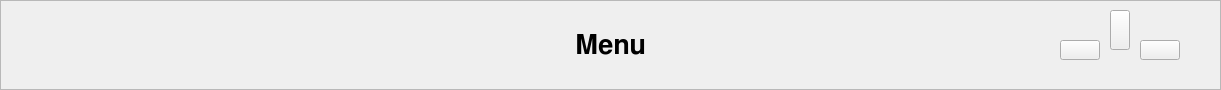
  <widget class="QFrame" name="topFrame">
   <property name="geometry">
    <rect>
     <x>0</x>
     <y>0</y>
     <width>1221</width>
     <height>90</height>
    </rect>
   </property>
   <property name="styleSheet">
    <string notr="true"/>
   </property>
   <property name="frameShape">
    <enum>QFrame::StyledPanel</enum>
   </property>
   <property name="frameShadow">
    <enum>QFrame::Raised</enum>
   </property>
   <widget class="QPushButton" name="topNavigPushButton">
    <property name="geometry">
     <rect>
      <x>1110</x>
      <y>10</y>
      <width>20</width>
      <height>40</height>
     </rect>
    </property>
    <property name="styleSheet">
     <string notr="true">QPushButton {
border-image: url(:/images/arrow_top_blue.png);
}
QPushButton::pressed {
border-image: url(:/images/arrow_top_blue_pressed.png);
}

</string>
    </property>
    <property name="text">
     <string/>
    </property>
   </widget>
   <widget class="QPushButton" name="leftNavigPushButton">
    <property name="geometry">
     <rect>
      <x>1060</x>
      <y>40</y>
      <width>40</width>
      <height>20</height>
     </rect>
    </property>
    <property name="styleSheet">
     <string notr="true">QPushButton {
border-image: url(:/images/arrow_left_blue.png);
}
QPushButton::pressed {
border-image: url(:/images/arrow_left_blue_pressed.png);
}
</string>
    </property>
    <property name="text">
     <string/>
    </property>
   </widget>
   <widget class="QPushButton" name="rightNavigPushButton">
    <property name="geometry">
     <rect>
      <x>1140</x>
      <y>40</y>
      <width>40</width>
      <height>20</height>
     </rect>
    </property>
    <property name="styleSheet">
     <string notr="true">QPushButton {
border-image: url(:/images/arrow_right_blue.png);
}

QPushButton::pressed {
border-image: url(:/images/arrow_right_blue_pressed.png);
}

</string>
    </property>
    <property name="text">
     <string/>
    </property>
   </widget>
   <widget class="QLabel" name="pageLabel">
    <property name="geometry">
     <rect>
      <x>330</x>
      <y>30</y>
      <width>561</width>
      <height>31</height>
     </rect>
    </property>
    <property name="font">
     <font>
      <family>FreeSans</family>
      <pointsize>20</pointsize>
      <bold>true</bold>
     </font>
    </property>
    <property name="styleSheet">
     <string notr="true"/>
    </property>
    <property name="text">
     <string>Menu</string>
    </property>
    <property name="alignment">
     <set>Qt::AlignCenter</set>
    </property>
   </widget>
   <widget class="QWidget" name="horizontalLayoutWidget_5">
    <property name="geometry">
     <rect>
      <x>20</x>
      <y>10</y>
      <width>361</width>
      <height>61</height>
     </rect>
    </property>
    <layout class="QHBoxLayout" name="horizontalLayout_4">
     <item>
      <widget class="QPushButton" name="quitPushButton">
       <property name="minimumSize">
        <size>
         <width>50</width>
         <height>50</height>
        </size>
       </property>
       <property name="maximumSize">
        <size>
         <width>50</width>
         <height>50</height>
        </size>
       </property>
       <property name="styleSheet">
        <string notr="true">QPushButton {
background-image: url(:/images/exit_button.png);
background-repeat: no-repeat; 
background-position: center;
border-radius:25px;
border-style: raised; 
border-width: 0px;
}

QPushButton:pressed {
border-style: raised; 
border-width: 4px;
border-color: white;
}</string>
       </property>
       <property name="text">
        <string/>
       </property>
      </widget>
     </item>
     <item>
      <widget class="QPushButton" name="dbPushButton">
       <property name="minimumSize">
        <size>
         <width>50</width>
         <height>50</height>
        </size>
       </property>
       <property name="maximumSize">
        <size>
         <width>50</width>
         <height>50</height>
        </size>
       </property>
       <property name="styleSheet">
        <string notr="true">QPushButton {
background-image: url(:/images/db_button_red.png);
background-repeat: no-repeat; 
background-position: center;
border-radius:25px;
border-style: raised; 
border-width: 0px;
}

QPushButton:pressed {
border-style: raised; 
border-width: 4px;
border-color: white;
}
</string>
       </property>
       <property name="text">
        <string/>
       </property>
      </widget>
     </item>
     <item>
      <widget class="QPushButton" name="pushButton_csv">
       <property name="minimumSize">
        <size>
         <width>50</width>
         <height>50</height>
        </size>
       </property>
       <property name="maximumSize">
        <size>
         <width>50</width>
         <height>50</height>
        </size>
       </property>
       <property name="styleSheet">
        <string notr="true">QPushButton {
background-image: url(:/images/csv_export.png);
background-repeat: no-repeat; 
background-position: center;
border-radius:25px;
border-style: raised; 
border-width: 0px;
}

QPushButton:pressed {
background-image: url(:/images/csv_export_pressed.png);
background-repeat: no-repeat; 
background-position: center;
border-radius:25px;
border-style: raised; 
border-width: 0px;
}</string>
       </property>
       <property name="text">
        <string/>
       </property>
      </widget>
     </item>
     <item>
      <widget class="QPushButton" name="pushButton_print">
       <property name="minimumSize">
        <size>
         <width>50</width>
         <height>50</height>
        </size>
       </property>
       <property name="maximumSize">
        <size>
         <width>50</width>
         <height>50</height>
        </size>
       </property>
       <property name="styleSheet">
        <string notr="true">QPushButton {
background-image: url(:/images/print_button.png);
background-repeat: no-repeat; 
background-position: center;
border-radius:25px;
border-style: raised; 
border-width: 0px;
}

QPushButton:pressed {
background-image: url(:/images/print_button_pressed.png);
background-repeat: no-repeat; 
background-position: center;
border-radius:25px;
border-style: raised; 
border-width: 0px;
}</string>
       </property>
       <property name="text">
        <string/>
       </property>
      </widget>
     </item>
    </layout>
   </widget>
  </widget>
